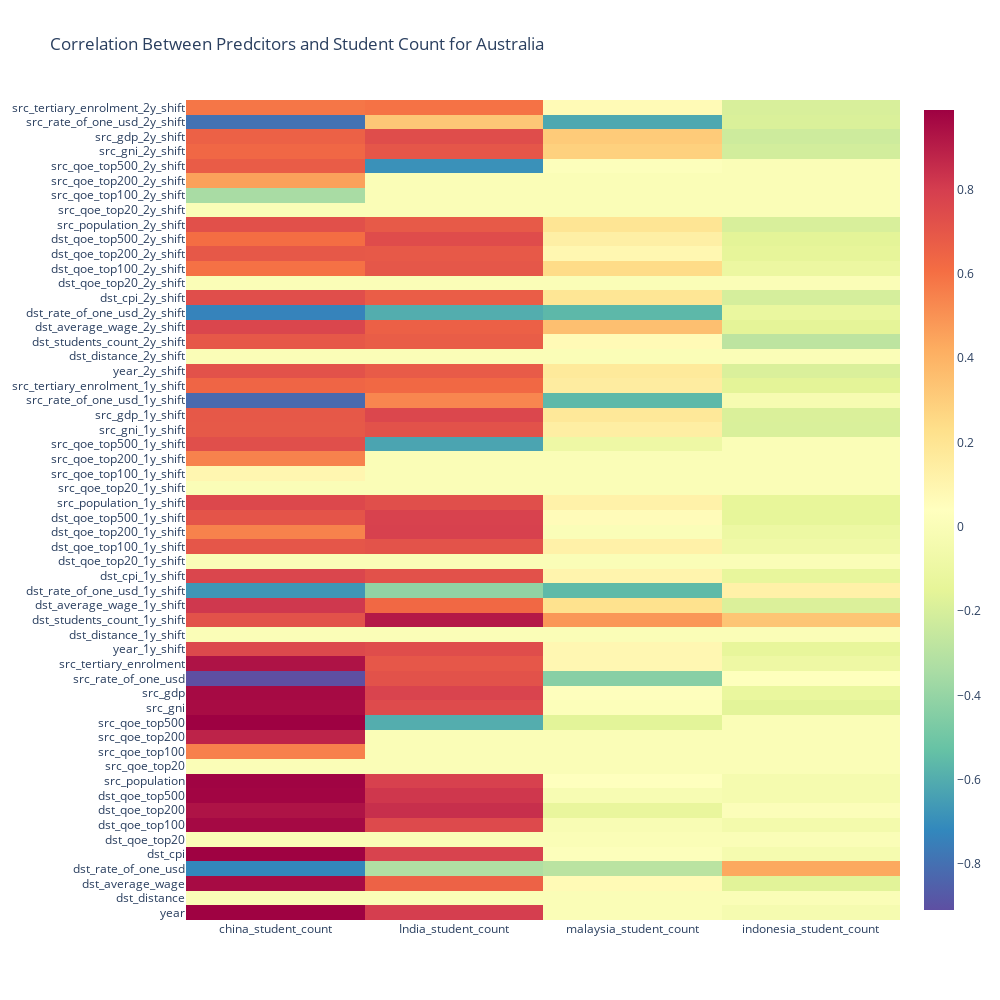

Notebook source saved alongside this figure:
### Markdown cell above
## Heatmap

### Code cell
corr_df = corr_df.T
trace = go.Heatmap(z=corr_df.values,
                   x=corr_df.columns.values,
                   y=corr_df.index.values,
                   colorscale='spectral',
                   reversescale=True)

layout = go.Layout(
    title="Correlation Between Predcitors and Student Count for Australia",
    autosize=False,
    width=1000,
    height=1000)

fig = go.Figure(data=trace, layout=layout)
iplot(fig)

### Figure 1 — Plotly figure (JSON) as saved in the notebook; plotly's stock layout.template omitted (floating-point values rounded to 4 significant figures; data arrays with more than 128 entries replaced by an {"elided": "..."} marker saying what was removed)
{"data": [{"colorscale": [[0, "rgb(158,1,66)"], [0.1, "rgb(213,62,79)"], [0.2, "rgb(244,109,67)"], [0.3, "rgb(253,174,97)"], [0.4, "rgb(254,224,139)"], [0.5, "rgb(255,255,191)"], [0.6, "rgb(230,245,152)"], [0.7, "rgb(171,221,164)"], [0.8, "rgb(102,194,165)"], [0.9, "rgb(50,136,189)"], [1, "rgb(94,79,162)"]], "reversescale": true, "type": "heatmap", "x": ["china_student_count", "India_student_count", "malaysia_student_count", "indonesia_student_count"], "y": ["year", "dst_distance", "dst_average_wage", "dst_rate_of_one_usd", "dst_cpi", "dst_qoe_top20", "dst_qoe_top100", "dst_qoe_top200", "dst_qoe_top500", "src_population", "src_qoe_top20", "src_qoe_top100", "src_qoe_top200", "src_qoe_top500", "src_gni", "src_gdp", "src_rate_of_one_usd", "src_tertiary_enrolment", "year_1y_shift", "dst_distance_1y_shift", "dst_students_count_1y_shift", "dst_average_wage_1y_shift", "dst_rate_of_one_usd_1y_shift", "dst_cpi_1y_shift", "dst_qoe_top20_1y_shift", "dst_qoe_top100_1y_shift", "dst_qoe_top200_1y_shift", "dst_qoe_top500_1y_shift", "src_population_1y_shift", "src_qoe_top20_1y_shift", "src_qoe_top100_1y_shift", "src_qoe_top200_1y_shift", "src_qoe_top500_1y_shift", "src_gni_1y_shift", "src_gdp_1y_shift", "src_rate_of_one_usd_1y_shift", "src_tertiary_enrolment_1y_shift", "year_2y_shift", "dst_distance_2y_shift", "dst_students_count_2y_shift", "dst_average_wage_2y_shift", "dst_rate_of_one_usd_2y_shift", "dst_cpi_2y_shift", "dst_qoe_top20_2y_shift", "dst_qoe_top100_2y_shift", "dst_qoe_top200_2y_shift", "dst_qoe_top500_2y_shift", "src_population_2y_shift", "src_qoe_top20_2y_shift", "src_qoe_top100_2y_shift", "src_qoe_top200_2y_shift", "src_qoe_top500_2y_shift", "src_gni_2y_shift", "src_gdp_2y_shift", "src_rate_of_one_usd_2y_shift", "src_tertiary_enrolment_2y_shift"], "z": {"elided": "56x4 float values"}}], "layout": {"autosize": false, "height": 1000, "title": {"text": "Correlation Between Predcitors and Student Count for Australia"}, "width": 1000}}
